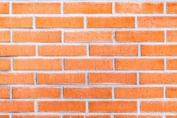
#> input picture computer vision/imagenes/ladrillos.jpg, 177 x 118 px, shrunk from 540 x 360 before the run
$ python histograma.py
#> lines starting #> are read from the running program, lines starting #| are printed output that depends on the picture
### computer vision/funciones_imagen.py
from pathlib import Path

import cv2
import matplotlib.pyplot as plt
from matplotlib.widgets import Button


DIRECTORIO_BASE = Path(__file__).parent


def cargar_imagen(ruta, modo=cv2.IMREAD_COLOR):
    """Carga una imagen y produce un error claro si no se puede leer."""
#> called with ruta = 'imagenes/ladrillos.jpg', modo = 1
    ruta = Path(ruta)
    if not ruta.is_absolute():
        ruta = DIRECTORIO_BASE / ruta

    imagen = cv2.imread(str(ruta), modo)
#> imagen is the input picture: shape (118, 177, 3); mean B, G, R 124.7, 164.8, 237.9
    if imagen is None:
        raise FileNotFoundError(f"No se pudo cargar la imagen: {ruta}")
    return imagen


def cargar_rgb(ruta):
    """Carga una imagen de color y la convierte de BGR a RGB."""
    imagen = cargar_imagen(ruta)
    return cv2.cvtColor(imagen, cv2.COLOR_BGR2RGB)


def cargar_gris(ruta):
    """Carga una imagen directamente en escala de grises."""
    return cargar_imagen(ruta, cv2.IMREAD_GRAYSCALE)


# [7 lines left out: function display_img, not called in this run]


class VisorResultados:
    """Visor reutilizable para recorrer imágenes en una sola ventana."""

    # [33 lines left out: functions __init__, actualizar, not called in this run]

    def siguiente(self, _evento=None):
        self.indice = (self.indice + 1) % len(self.resultados)
        self.actualizar()

    def anterior(self, _evento=None):
        self.indice = (self.indice - 1) % len(self.resultados)
        self.actualizar()

    # [5 lines left out: function usar_teclado, not called in this run]

    def mostrar(self):
        plt.show()


# [5 lines left out: function mostrar_resultados, not called in this run]

### computer vision/histograma.py
import cv2
import matplotlib.pyplot as plt

from funciones_imagen import cargar_rgb


mostrar_ladrillo = cargar_rgb("imagenes/ladrillos.jpg")
mostrar_perro = cargar_rgb("imagenes/perro.jpg")
#> call 2 of cargar_imagen, with ruta = 'imagenes/perro.jpg', modo = 1
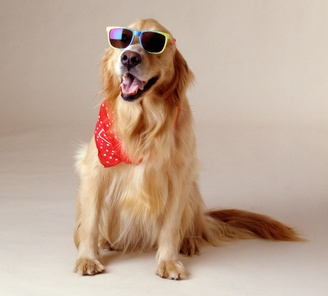
#> input picture computer vision/imagenes/perro.jpg, 328 x 296 px, shrunk from 1000 x 904 before the run
#> in cargar_imagen, imagen is the input picture: shape (296, 328, 3); mean B, G, R 150.1, 167.7, 191.4
mostrar_crucigrama = cargar_rgb("imagenes/crucigrama.jpg")
#> call 3 of cargar_imagen, with ruta = 'imagenes/crucigrama.jpg', modo = 1
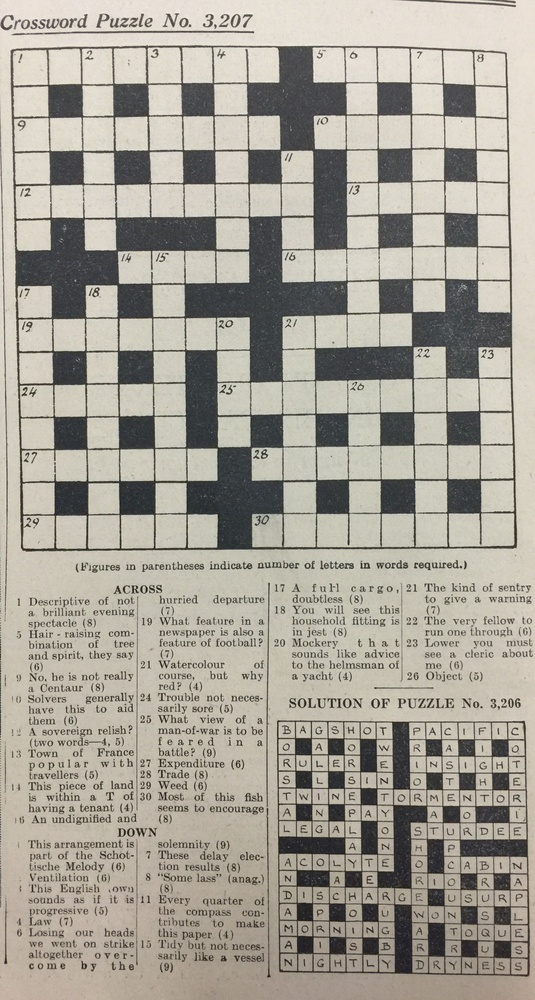
#> input picture computer vision/imagenes/crucigrama.jpg, 535 x 1000 px, shrunk from 1634 x 3053 before the run
#> in cargar_imagen, imagen is the input picture: shape (1000, 535, 3); mean B, G, R 151.7, 162.4, 167

hist_perro = cv2.calcHist([mostrar_ladrillo], [2], None, [256], [0, 256])
#> hist_perro = 256 values, max 261 at index 77, min 0 at index 0, mean 81.59

plt.plot(hist_perro)
plt.show()
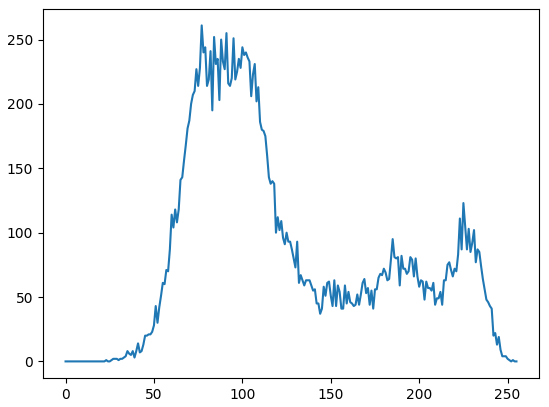
#> figure drawn by matplotlib, 1 panel; curve peaks at x = 77, y = 261

colores = ("b", "g", "r")

for i, col in enumerate(colores):
    hist = cv2.calcHist([mostrar_ladrillo], [i], None, [256], [0, 256])
    plt.plot(hist, color=col)
    plt.xlim([0, 256])

plt.show()
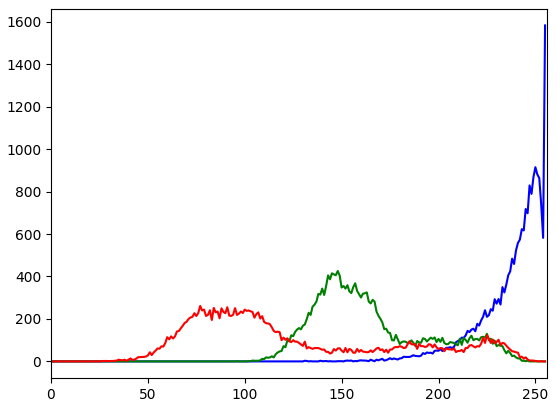
#> figure drawn by matplotlib, 1 panel; curve peaks at x = 255, y = 1583; curve peaks at x = 148, y = 426; curve peaks at x = 77, y = 261
